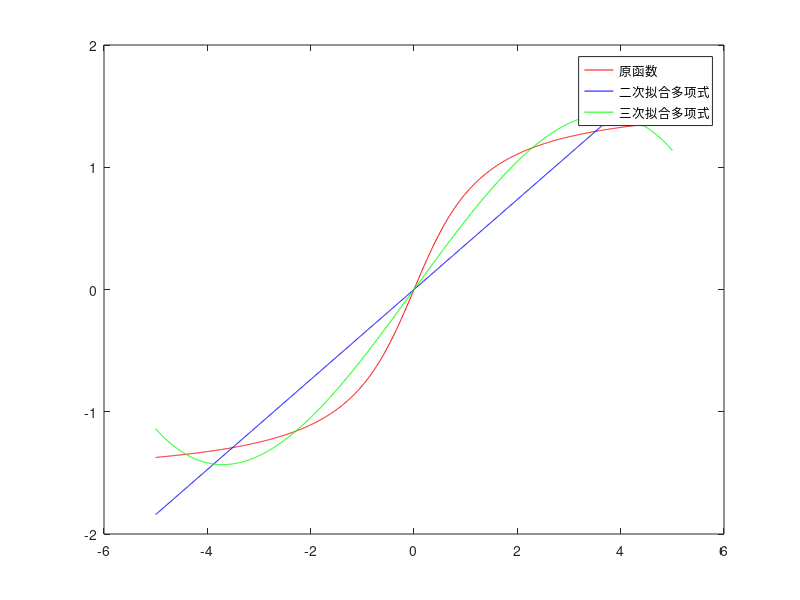

Write the MATLAB code that produced this figure.
clear;                             % clear the residue

% x = -1: 0.01: 1;                 % set the range of independent variable
x = -5: 0.01: 5;                   % another variable range

% y = 1./(1+25.*x.*x);             % save the first function as 3_1_1x
% y = x ./ (1 + x .* x .* x .* x); % save the second function as 3_1_2x
y = atan(x);                       % save the third function as 3_1_3x

xx = -5: 0.01: 5;                  % actually I make the xx = x to simplify the compare
% xx = -1: 0.01: 1; 

p2 = polyfit(x, y, 2);             % draw the curve of polygon in degree n (2\3)
yy = polyval(p2, xx);

p3 = polyfit(x, y, 3);
yy2 = polyval(p3, xx);

xlabel('x');                       % plot the diagram
ylabel('y');
plot(x, y, '-r', xx, yy, '-b', xx, yy2, '-g');
legend({'原函数', '二次拟合多项式','三次拟合多项式'});  % add the legend

